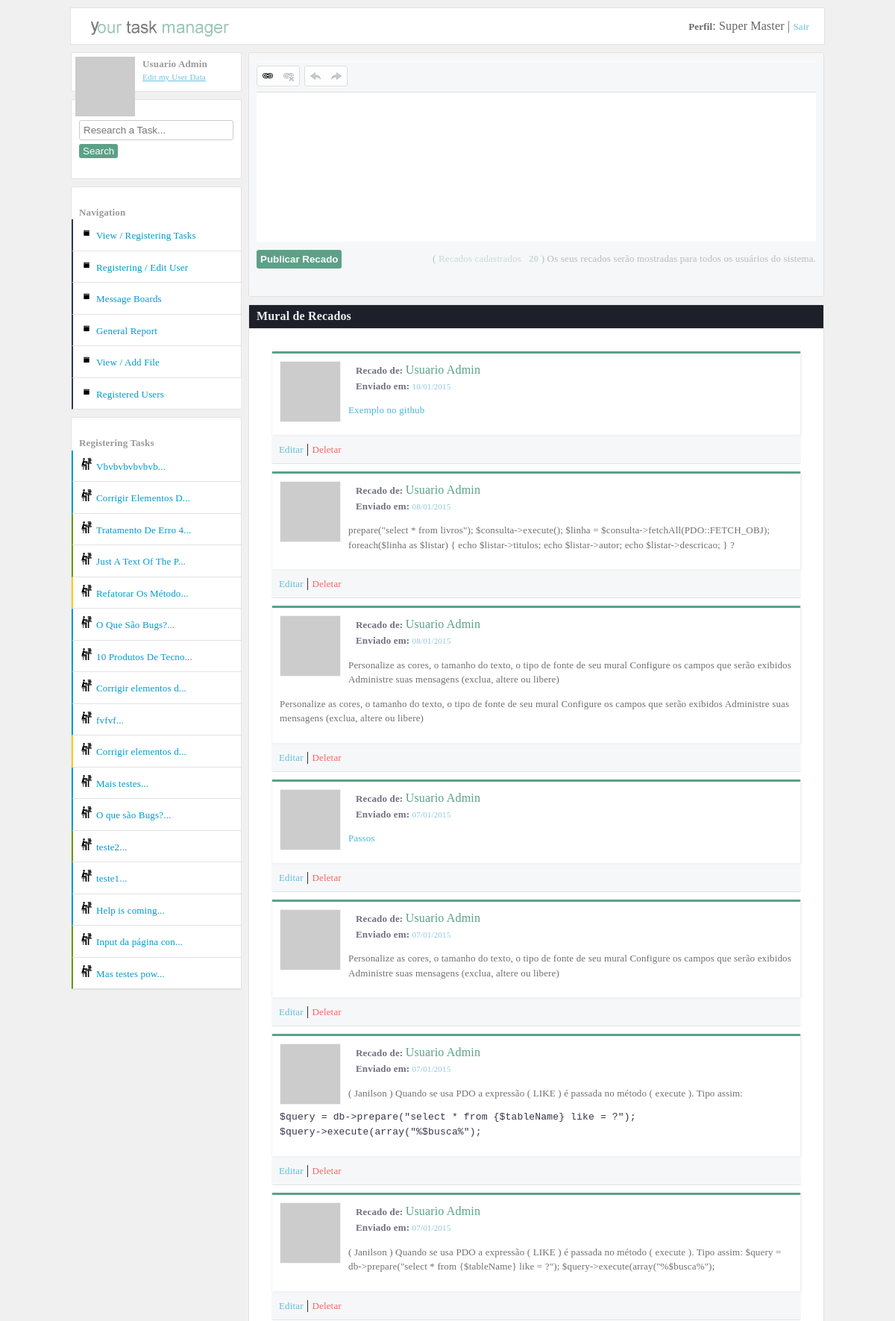
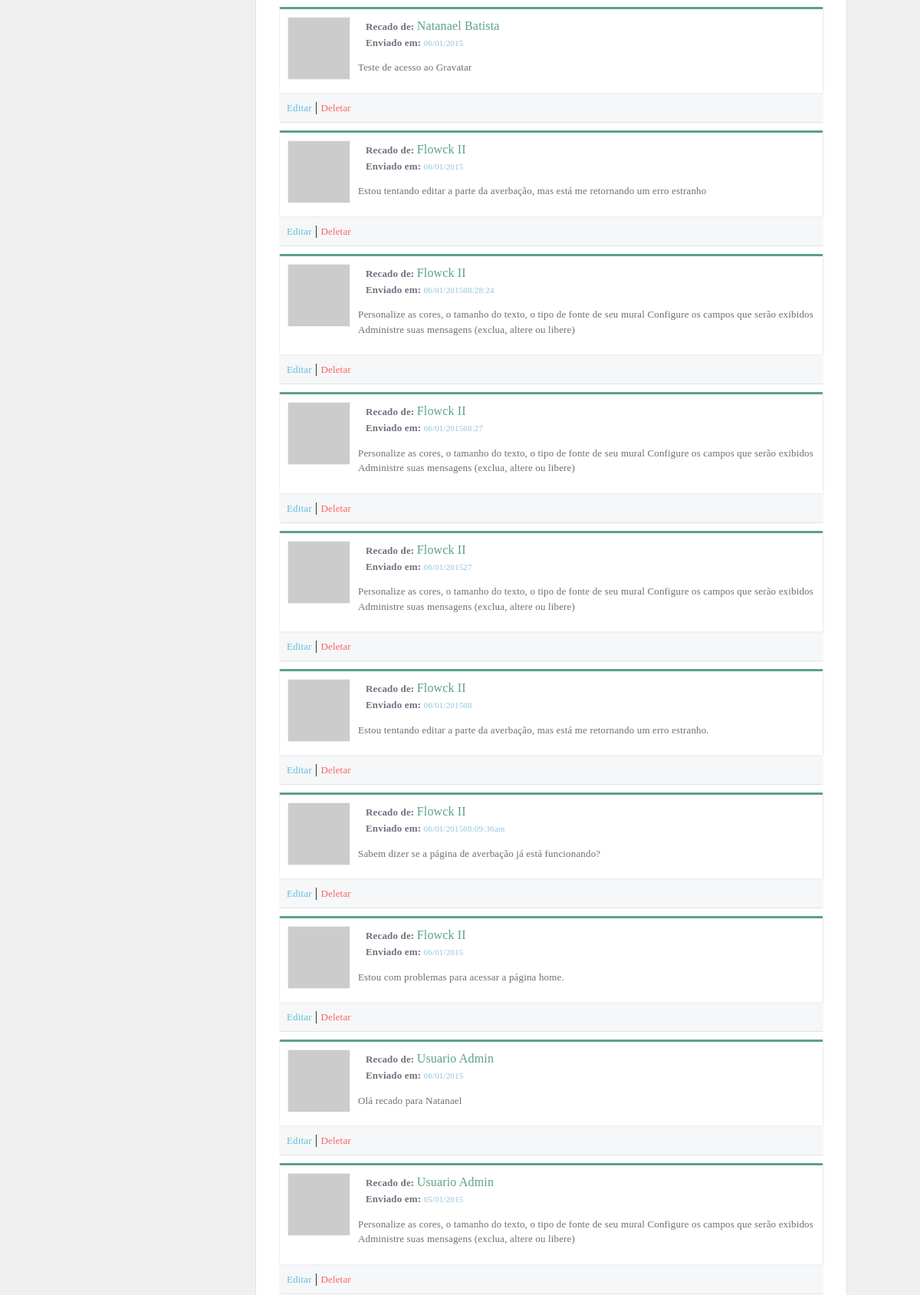
The page /pagina_de_recados.php (signed in, upper part) on the database its author committed (2 pictures, top to bottom).
### tables this page shows
CREATE TABLE IF NOT EXISTS `recados` (
  `id` int(11) NOT NULL AUTO_INCREMENT,
  `idUsuarioMandouRecado` int(11) NOT NULL,
  `dataRecado` varchar(30) NOT NULL,
  `recado` text NOT NULL,
  PRIMARY KEY (`id`)
);

CREATE TABLE IF NOT EXISTS `usuarios` (
  `id` int(11) NOT NULL AUTO_INCREMENT,
  `nome` varchar(40) NOT NULL,
  `login` varchar(40) NOT NULL,
  `senha` varchar(10) NOT NULL,
  `dataCadastro` varchar(10) NOT NULL,
  `perfil` int(11) NOT NULL,
  `perfil_master_master` int(11) DEFAULT NULL,
  PRIMARY KEY (`id`)
);

CREATE TABLE IF NOT EXISTS `tarefas` (
  `id` int(11) NOT NULL AUTO_INCREMENT,
  `titulo` varchar(50) NOT NULL,
  `texto` text NOT NULL,
  `vinculoUsuario` int(11) NOT NULL,
  `dataCadastro` varchar(10) NOT NULL,
  `situacao` int(11) DEFAULT NULL,
  `dataAcao` varchar(10) DEFAULT NULL,
  `criadorDaTarefa` int(11) NOT NULL,
  PRIMARY KEY (`id`),
  KEY `fk_criador_da_tarefa` (`criadorDaTarefa`),
  KEY `fk_quem_vai_fazer_a_tarefa` (`vinculoUsuario`)
);

### config/Container.class.php (called while the page is built, shortened)
<?php
class Container
{
	public static function getUsuario()
	{
		$usuario = new UsuarioModel(self::getConexao());
		return $usuario;
	}
	public static function getRecados()
	{
		$recados = new RecadosModel(self::getConexao());
		return $recados;
	}
	public static function getConexao()
	{
		return $conexao = Conexao::connect();
	}
}

### models/RecadosModel.class.php (called while the page is built, shortened)
<?php
class RecadosModel
{
	private $tableName = "recados";
	private $db;
	public function __construct(PDO $conexao)
	{
		$this->db = $conexao;
	}
	public function listar()
	{
		$query = $this->db->prepare("select * from {$this->tableName} order by id desc, dataRecado asc");
		$query->execute();
		return $query->fetchAll(PDO::FETCH_OBJ);
	}
}

### models/UsuarioModel.class.php (called while the page is built, shortened)
<?php
class UsuarioModel
{
	private $tableName = "usuarios";
	private $db;
	public function __construct(PDO $conexao)
	{
		$this->db = $conexao;
	}
	public function listarWhere($campo, $valor)
	{
		if ($campo == "id")
		{
			$valor = (int) $valor;
		}
		$query = $this->db->prepare("select * from {$this->tableName} where {$campo} = ?");
		$query->execute(array($valor));
		return $query->fetchAll(PDO::FETCH_OBJ);
	}
	public function colecaoUsuarioTarefas()
	{
		$query = $this->db->prepare("select usuarios.id as idUsuario, tarefas.id as idTarefas,
        nome, login, perfil, usuarios.dataCadastro as usuarioDataDoCadastro,
        titulo, texto, tarefas.dataCadastro as tarefasDataDoCadastro,
        situacao, dataAcao, criadorDaTarefa, vinculoUsuario
        from usuarios join tarefas on tarefas.criadorDaTarefa =
        usuarios.id order by tarefas.id desc");
        $query->execute();
		return $query->fetchAll(PDO::FETCH_OBJ);
	}
	public function __destruct()
	{
		$fechaConexao = $this->db = null;
	}
}

### utilidades/functions.php (called while the page is built, shortened)
<?php
function DelimitarPorTamnho($entrada,$tamanho,$acabamento)
{
	$saida = str_split($entrada,$tamanho);
  return $saida[0].$acabamento;
}
function Delimitar($d,$entrada,$p)
{
	$saida = explode($d,$entrada);
	return $saida[$p];
}
function requisicaoGravatarAPI($email,$size)
{
   return $grav_url = "http://www.gravatar.com/avatar/" . md5( strtolower( trim( $email ) ) ) . "?s=" . $size;
}

### config/translation_en.php (called while the page is built, shortened)
<?php
$captions_menu_left["caption_menu_left_perfil"] = "Edit my User Data";
$captions_menu_left["caption_menu_left_input"] = "Research a Task...";
$captions_menu_left["caption_menu_left_button_pesquisar"] = "Search";
$captions_menu_left["caption_menu_left_navigation"] = "Navigation";
$captions_menu_left["01"] = "View / Registering Tasks";
$captions_menu_left["02"] = "Registering / Edit User";
$captions_menu_left["03"] = "Message Boards";
$captions_menu_left["04"] = "General Report";
$captions_menu_left["05"] = "Registered Users";
$captions_menu_left["06"] = "View / Add File";
$captions_menu_left["caption_menu_left_usuarios"] = "Users";
$captions_menu_left["caption_menu_left_descricao_de_acao"] = "Click on the users for list every tasks registered for them";
$captions_menu_left["caption_menu_left_tarefas"] = "Registering Tasks";

### pagina_de_recados.php (the view, shortened to what this page needs)
<?php
$recados = Container::getRecados();
require_once("layout_parts/header.php");
require_once("layout_parts/banner.php");
require_once("utilidades/functions.php");
?>
	<article class="main">
	<section class="right">
      <section class="areas area-text-post section-textarea-recados">
        <?php if (isset($_GET["prepara_para_editar"]))
        {
          $id = (int) $_GET["id"];
          if (count($recados->listarWhere("id",$id)) < 1)
          {
            require_once("layout_parts/erro_preparar_editar_recados_404.php");
          }
          else
          {
            require_once("layout_parts/textarea_editar_recados.php");
          }
        }
        else
        {
        ?>
        <form method="post" action="recados_controller.php?cadastrarRecados">
            <button type="submit" class="button-postar">Publicar Recado</button>
            <p>
              ( <span class="time-line-nome"> Recados cadastrados<b><?php echo count($recados->listar());?></b></span> )
             Os seus recados serão mostradas para todos os usuários do sistema.
            </p>
        </form>
        <?php }; ?>
      </section>
    <section class="areas apresenta-tarefas areas_recados">
       <h1 class="h1-title-tarefas">Mural de Recados</h1>
       <div class="info-areas recados">
         <?php
         foreach($recados->listar() as $listar):
            foreach($usuario->listarWhere("id",$listar->idUsuarioMandouRecado) as $list)
            {
                $nomeDoUsuario = $list->nome;
                $email = $list->login;
            }
         ?>
        <div class="corpo-recado">
            <img class="img-perfil-recados" src="<?php echo requisicaoGravatarAPI($email,40); ?>" alt="" />
            <b>Recado de: </b><span class="time-line-nome"><?php echo $nomeDoUsuario; ?></span> <br> <b>Enviado em: </b><span class="time-line-data"><?php echo $listar->dataRecado; ?></span><br>
            <p><?php echo $listar->recado; ?></p>
        </div>
        <div class="footer-areas">
         <?php
         if ($_SESSION["perfil_master_master"] == 1):
         ?>
           <a href="pagina_de_recados.php?prepara_para_editar&id=<?php echo $listar->id; ?>" class="editar" title="Editar essa tarefa">Editar</a> |
           <a href="recados_controller.php?deletar&id=<?php echo $listar->id; ?>" class="deletar" title="Deletar essa tarefa">Deletar</a>
         <?php endif;?>
         </div>
         <?php endforeach; ?>
       </div>
    </section>
    </section>
	<?php require_once("layout_parts/area_left.php");?>
	</article>
</body>
</html>

### layout_parts/area_left.php (shortened to what this page needs)
<div id="main-area-left">
<section class="left">
<img class="img-perfil-recados-banner" src="<?php echo requisicaoGravatarAPI($_SESSION["login"],40); ?>" alt="" />
<div class="inperfil">
    <b><?php echo Delimitar(" ",$_SESSION["nome"],0) . " " . Delimitar(" ",$_SESSION["nome"],1); ?></b> <br>
    <a href="alterar_meus_dados.php?alterarMeusDados"><?php echo $captions_menu_left["caption_menu_left_perfil"]; ?></a>
</div>
</section>
<section class="left">
<div class="div_oculta_left">
<form method="get" action="dashboard.php">
	<input type="search" name="input_pesquisa" id="input_pesquisa" placeholder="<?php echo $captions_menu_left["caption_menu_left_input"]; ?>">
	<button type="submit" class="button-postar"><?php echo $captions_menu_left["caption_menu_left_button_pesquisar"] ; ?></button>
</form>
</div>
</section>
<section class="left">
<br>
<b><?php echo $captions_menu_left["caption_menu_left_navigation"]; ?></b>
<ul id="menu-left" class="cadastrar-usuario">
	<li><a href="dashboard.php?pagina=0"><?php echo $captions_menu_left["01"]; ?></a></li>
	<?php if ($_SESSION["perfil"] == "1"): ?>
	<li><a href="cadastrar_usuarios.php"><?php echo $captions_menu_left["02"]; ?></a></li>
	<?php endif; ?>
	<li><a href="pagina_de_recados.php"><?php echo $captions_menu_left["03"]; ?></a></li>
	<li><a href="relatorio_geral.php"><?php echo $captions_menu_left["04"]; ?></a></li>
	<li><a href="adicionar_arquivos.php"><?php echo $captions_menu_left["06"]; ?></a></li>
</ul>
</section>
<ul id="menu-left" class="cadastrar-usuario">
<li><a href="#" class="show_menu_usuarios_cadastrados"><?php echo $captions_menu_left["05"]; ?></a></li>
</ul>
<section class="left">
<br>
<b><?php echo $captions_menu_left["caption_menu_left_tarefas"]; ?></b>
<ul id="menu-left" class="cadastrar-usuario">
	<?php
	$destacaSituacao = "";
	foreach($usuario->colecaoUsuarioTarefas() as $listar):
	if ($listar->situacao == "1")
	{
        $destacaSituacao = "pendente";
	}
	elseif ($listar->situacao == "2")
	{
		$destacaSituacao = "sendoFeita";
	}
	elseif ($listar->situacao == "3")
	{
		$destacaSituacao = "feita";
	}
	?>
	  <li><a class="link-arquivos <?php echo $destacaSituacao; ?>" href="visualizar_tarefa_completa.php?textoCompleto&id=<?php echo $listar->idTarefas; ?>" title="<?php echo $listar->titulo . ": (" . $listar->tarefasDataDoCadastro ." )"; ?>"><?php echo DelimitarPorTamnho($listar->titulo, 20, "..."); ?></a></li>
    <?php endforeach; ?>
</ul>
</section>
</div>

### css/style.css (style rules this page uses)
body { background:#e9eaed; font-family:Tahoma!important; margin:0; margin-bottom:20px; margin-top:10px; font-family: "freight-text-pro",Georgia,Cambria,"Times New Roman",Times,serif; letter-spacing: 0.01rem; font-weight: 400; font-style: normal; line-height: 1.5; background-image:url("css_img/fundo.jpg")!important; background-attachment: fixed; background:#f1f0f0!important; }
.main { width:1010px; height:auto; min-height:300px; padding:0; margin:auto; }
.areas { width:750px; height:auto; min-height:200px; background:#ffffff; margin:auto; border-radius:3px; border:1px solid #e1e2e3; margin-top:0px; padding:10px; }
.apresenta-tarefas h1 { display:block; padding:10px; padding-bottom:1px; background:#f6f7f8; padding-top:0!important; line-height:30px!important; border-bottom:1px solid #e1e2e3; margin-bottom:0!important; }
.apresenta-tarefas { padding:0; width:770px; }
.info-areas { padding:30px; font-family: "freight-text-pro",Georgia,Cambria,"Times New Roman",Times,serif; letter-spacing: 0.01rem; font-weight: 400; font-style: normal; line-height: 1.5; }
.info-areas p { font-size:15px; }
.footer-areas { display:block; padding:0; background:#f6f7f8; padding-top:3!important; padding-bottom:3!important; line-height:30px!important; border-bottom:1px solid #e1e2e3; min-height:10px; border-radius:3px; border-left:0; border-right:0; padding-left:10px; margin-bottom:10px; }
.areas p { color:#333333; }
.areas h1,h2,h3,h4 { margin:0; margin-bottom:10px; color:#999999; }
.area-text-post { background:#f6f7f8; min-height:150px!important; margin-top:0; margin-bottom:10px; }
.button-postar { padding:5px; background:#46629e; border:1px solid #476199; border-radius:3px; color:white; margin:11px 0px; cursor:pointer; font-weight:bold; }
.right { float:right; }
#main-area-left { width:229px; }
.left { width:227px; background:white; height:auto; margin-top:10px; border:1px solid #e1e2e3; border-radius:3px; }
.left b { margin-left:10px; margin-top:10px!important; color:#999999; }
input { width:300px; padding:5px; border-radius:3px; border:1px solid #cccccc; outline:none; margin-top:5px; margin-bottom:5px; }
button { margin-top:8px; }
a { color:#0099cc; font-size:13px; text-decoration:none; }
ul { margin:0; padding:0; list-style:none; }
#menu-left a { display:block; padding:10px; background:white; border-bottom:1px solid #e1e2e3; border-left:2px solid #2c375d; }
.cadastrar-usuario a::before { content: url(css_img/icone_cadastrar_usuario.png); margin-right:5px; }
.link-arquivos::before { content: url(css_img/icone_arquivos.png)!important; margin-right:5px; }
.deletar { color:#ff0000; }
.h1-title-tarefas { background:#46629e!important; color:white!important; }
.show_menu_usuarios_cadastrados { display:block; padding-top:10px; padding-bottom:10px; background:white; width:205px; border-left:2px solid #009900; margin-left:1px; margin-top:-1px; }
.div_oculta_left { padding:10px; padding-bottom:0; }
.div_oculta_left input { width:207px; }
.div_oculta_left button { margin-top:0px; padding-top:2px; padding-bottom:2px; font-weight:normal; }
.corpo-recado { width:auto; background:white; border-radius:2px; border:1px solid #f0f1f2; margin-bottom:0px; padding:10px; box-shadow:#f0f1f2 1px 1px 2px; position: relative; color:#34344a; border-top:3px solid #5ba188; background:#ffffff; }
.areas_recados .footer-areas a { opacity:0.60; }
.corpo-recado b, p { opacity:0.70; font-size:13px!important; }
.section-textarea-recados p { display:block; float:right; opacity:0.30; }
.h1-title-tarefas { background:#1d2029!important; color:#edeff2!important; }
button { background:#5ba188!important; color:#fdfcff!important; border:0!important; }
.time-line-nome { color:#5ba188!important; }
.time-line-data { color:#479ccc; opacity:0.60; font-size:11px!important; margin:0!important; }
.img-perfil-recados { display:block; float:left; margin-right:10px; border:1px solid #f0f1f2; }
.img-perfil-recados-banner { display:block; float:left; margin-left:5px; margin-top:5px; }
.inperfil { padding:10px; padding-top:5px!important; }
.inperfil a, b { font-size:13px; margin:0!important; margin-left:10px!important; margin-bottom:0!important; }
.inperfil a { text-decoration:underline; opacity:0.60; font-size:11px; }
.feita { border-left:2px solid #669900!important; }
.sendoFeita { border-left:2px solid #ffcc00!important; }
.pendente { border-left:2px solid #0099cc!important; }

### rows shown on the page
recados: usuarios.nome "Usuario Admin", dataRecado "10/01/2015", recado "Exemplo no github"
recados: dataRecado "08/01/2015", recado "prepare(\"select * from livros\"); $consulta->execute(); $linha = $consulta->fetchAll(PDO::FETCH_OBJ); foreach($linha as $listar) { echo $listar->titulos; echo $listar->autor; echo $listar->descricao; } ?"
usuarios: nome "Usuario Admin"
recados: dataRecado "08/01/2015", recado "Personalize as cores, o tamanho do texto, o tipo de fonte de seu mural Configure os campos que serão exibidos Administre suas mensagens (exclua, altere ou libere) Personalize as cores, o tamanho do texto, o tipo de fonte de seu mural Configure os campos que serão exibidos Administre suas mensagens (exclua, altere ou libere)"
recados: usuarios.nome "Usuario Admin", dataRecado "07/01/2015", recado "Passos"
recados: usuarios.nome "Usuario Admin", dataRecado "07/01/2015", recado "Personalize as cores, o tamanho do texto, o tipo de fonte de seu mural Configure os campos que serão exibidos Administre suas mensagens (exclua, altere ou libere)"
recados: usuarios.nome "Usuario Admin", dataRecado "07/01/2015", recado "( Janilson ) Quando se usa PDO a expressão ( LIKE ) é passada no método ( execute ). Tipo assim: $query = db->prepare(\"select * from {$tableName} like = ?\"); $query->execute(array(\"%$busca%\");"
recados: usuarios.nome "Usuario Admin", dataRecado "07/01/2015", recado "( Janilson ) Quando se usa PDO a expressão ( LIKE ) é passada no método ( execute ). Tipo assim: $query = db->prepare(\"select * from {$tableName} like = ?\"); $query->execute(array(\"%$busca%\");"
recados: usuarios.nome "Natanael Batista", dataRecado "06/01/2015", recado "Teste de acesso ao Gravatar"
recados: usuarios.nome "Flowck II", dataRecado "06/01/2015", recado "Estou tentando editar a parte da averbação, mas está me retornando um erro estranho"
recados: dataRecado "06/01/201508:28:24", recado "Personalize as cores, o tamanho do texto, o tipo de fonte de seu mural Configure os campos que serão exibidos Administre suas mensagens (exclua, altere ou libere)"
usuarios: nome "Flowck II"
recados: dataRecado "06/01/201508:27", recado "Personalize as cores, o tamanho do texto, o tipo de fonte de seu mural Configure os campos que serão exibidos Administre suas mensagens (exclua, altere ou libere)"
recados: dataRecado "06/01/201527", recado "Personalize as cores, o tamanho do texto, o tipo de fonte de seu mural Configure os campos que serão exibidos Administre suas mensagens (exclua, altere ou libere)"
recados: dataRecado "06/01/201508", recado "Estou tentando editar a parte da averbação, mas está me retornando um erro estranho."
recados: dataRecado "06/01/201508:09:36am", recado "Sabem dizer se a página de averbação já está funcionando?"
recados: dataRecado "06/01/2015", recado "Estou com problemas para acessar a página home."
recados: usuarios.nome "Usuario Admin", dataRecado "06/01/2015", recado "Olá recado para Natanael"
recados: usuarios.nome "Usuario Admin", dataRecado "05/01/2015", recado "Personalize as cores, o tamanho do texto, o tipo de fonte de seu mural Configure os campos que serão exibidos Administre suas mensagens (exclua, altere ou libere)"
tarefas: titulo "Vbvbvbvbvbvb..."
tarefas: titulo "Corrigir Elementos D..."
tarefas: titulo "Tratamento De Erro 4..."
tarefas: titulo "Just A Text Of The P..."
tarefas: titulo "Refatorar Os Método..."
tarefas: titulo "O Que São Bugs?..."
tarefas: titulo "10 Produtos De Tecno..."
tarefas: titulo "Corrigir elementos d..."
tarefas: titulo "fvfvf..."
tarefas: titulo "Corrigir elementos d..."
tarefas: titulo "Mais testes..."
tarefas: titulo "O que são Bugs?..."
tarefas: titulo "teste2..."
tarefas: titulo "teste1..."
tarefas: titulo "Help is coming..."
tarefas: titulo "Input da página con..."
tarefas: titulo "Mas testes pow..."

### other values the page prints
$tipoPerfil "Super Master"
count($recados->listar()) "20"
Delimitar(" ",$_SESSION["nome"],0) "Usuario"
Delimitar(" ",$_SESSION["nome"],1) "Admin"
$captions_menu_left["caption_menu_left_perfil"] "Edit my User Data"
$captions_menu_left["caption_menu_left_button_pesquisar"] "Search"
$captions_menu_left["caption_menu_left_navigation"] "Navigation"
$captions_menu_left["01"] "View / Registering Tasks"
$captions_menu_left["02"] "Registering / Edit User"
$captions_menu_left["03"] "Message Boards"
$captions_menu_left["04"] "General Report"
$captions_menu_left["06"] "View / Add File"
$captions_menu_left["05"] "Registered Users"
$captions_menu_left["caption_menu_left_tarefas"] "Registering Tasks"
